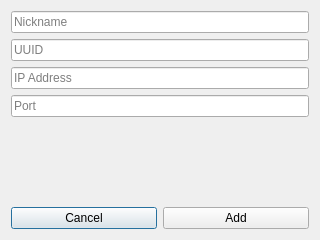
<?xml version="1.0" encoding="UTF-8"?>
<ui version="4.0">
 <class>DialogAddContact</class>
 <widget class="QDialog" name="DialogAddContact">
  <property name="windowModality">
   <enum>Qt::ApplicationModal</enum>
  </property>
  <property name="geometry">
   <rect>
    <x>0</x>
    <y>0</y>
    <width>320</width>
    <height>240</height>
   </rect>
  </property>
  <property name="minimumSize">
   <size>
    <width>320</width>
    <height>240</height>
   </size>
  </property>
  <property name="maximumSize">
   <size>
    <width>320</width>
    <height>240</height>
   </size>
  </property>
  <property name="windowTitle">
   <string>Add Contact</string>
  </property>
  <layout class="QVBoxLayout" name="verticalLayout">
   <item>
    <widget class="QLineEdit" name="lineNickname">
     <property name="placeholderText">
      <string>Nickname</string>
     </property>
    </widget>
   </item>
   <item>
    <widget class="QLineEdit" name="lineNewContactUuid">
     <property name="placeholderText">
      <string>UUID</string>
     </property>
    </widget>
   </item>
   <item>
    <widget class="QLineEdit" name="lineNewContactIp">
     <property name="placeholderText">
      <string>IP Address</string>
     </property>
    </widget>
   </item>
   <item>
    <widget class="QLineEdit" name="lineNewContactPort">
     <property name="placeholderText">
      <string>Port</string>
     </property>
    </widget>
   </item>
   <item>
    <widget class="QLabel" name="labelError">
     <property name="enabled">
      <bool>true</bool>
     </property>
     <property name="text">
      <string/>
     </property>
    </widget>
   </item>
   <item>
    <layout class="QHBoxLayout" name="horizontalLayout">
     <item>
      <widget class="QPushButton" name="pushButtonCancel">
       <property name="text">
        <string>Cancel</string>
       </property>
      </widget>
     </item>
     <item>
      <widget class="QPushButton" name="pushButtonAdd">
       <property name="text">
        <string>Add</string>
       </property>
      </widget>
     </item>
    </layout>
   </item>
  </layout>
 </widget>
 <resources/>
 <connections/>
</ui>
